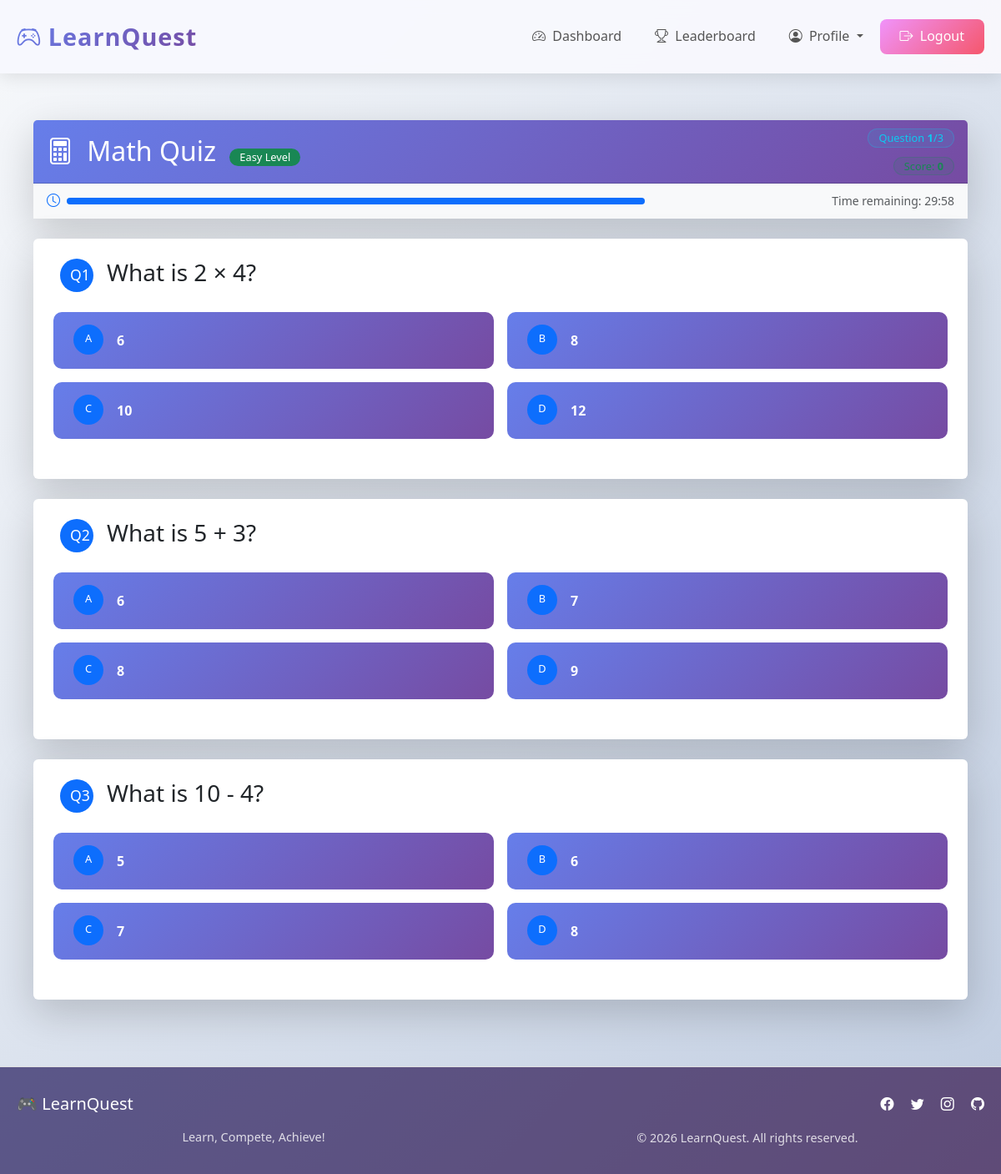
The app's page /quiz/Math/easy (signed in) with its own data.
### tables this page shows
CREATE TABLE questions (
        id INTEGER PRIMARY KEY AUTOINCREMENT,
        subject TEXT,
        difficulty TEXT,
        question TEXT,
        option_a TEXT,
        option_b TEXT,
        option_c TEXT,
        option_d TEXT,
        correct_answer TEXT,
        explanation TEXT
    );

### app.py (the view)
@app.route('/quiz/<subject>/<difficulty>')
def quiz(subject, difficulty):
    if 'user_id' not in session:
        return redirect(url_for('login'))
    is_daily = request.args.get('daily') == 'true'
    conn = get_db()
    questions = conn.execute('SELECT * FROM questions WHERE subject = ? AND difficulty = ? ORDER BY RANDOM() LIMIT 5',
                            (subject, difficulty)).fetchall()
    conn.close()
    return render_template('quiz.html', questions=questions, subject=subject, difficulty=difficulty, is_daily=is_daily)

### app.py (called while the page is built)
def get_db():
    conn = sqlite3.connect('quiz_platform.db')
    conn.row_factory = sqlite3.Row
    return conn

### templates/quiz.html (shortened to what this page needs)
{% extends "base.html" %}
{% block content %}
<div class="container py-4">
    <div class="row mb-4">
        <div class="col-12">
            <div class="card border-0 shadow-lg animate-fade-in-up">
                <div class="card-header bg-gradient-primary text-white">
                    <div class="row align-items-center">
                        <div class="col-md-8">
                            <h2 class="mb-0">
                                <i
                                    class="bi bi-{% if subject == 'Math' %}calculator{% elif subject == 'Science' %}flask{% elif subject == 'History' %}clock-history{% else %}question-circle{% endif %} me-2"></i>
                                {{ subject }} Quiz
                                <span
                                    class="badge bg-{{ 'success' if difficulty == 'easy' else 'warning' if difficulty == 'medium' else 'danger' }} ms-2">
                                    {{ difficulty|capitalize }} Level
                                </span>
                            </h2>
                        </div>
                        <div class="col-md-4 text-md-end">
                            <div class="d-flex flex-column align-items-md-end">
                                <div class="mb-2">
                                    <span
                                        class="badge bg-info bg-opacity-10 text-info border border-info border-opacity-25">
                                        Question <span id="current-question" class="fw-bold">1</span>/{{
                                        questions|length }}
                                    </span>
                                </div>
                                <div>
                                    <span
                                        class="badge bg-success bg-opacity-10 text-success border border-success border-opacity-25">
                                        Score: <span id="score" class="fw-bold">0</span>
                                    </span>
                                </div>
                            </div>
                        </div>
                    </div>
                </div>
                <div class="card-body py-2 bg-light">
                    <div class="row align-items-center">
                        <div class="col-md-8">
                            <div class="d-flex align-items-center">
                                <i class="bi bi-clock text-primary me-2"></i>
                                <div class="progress flex-grow-1" style="height: 8px;">
                                    <div class="progress-bar bg-primary" id="timer-bar" role="progressbar"
                                        style="width: 100%"></div>
                                </div>
                            </div>
                        </div>
                        <div class="col-md-4 text-md-end">
                            <span class="text-muted small">Time remaining: <span id="timer">30:00</span></span>
                        </div>
                    </div>
                </div>
            </div>
        </div>
    </div>
    <div id="quiz-area">
        {% for question in questions %}
        <div class="question-card" data-question="{{ loop.index }}" data-answer="{{ question.correct_answer }}">
            <div class="card border-0 shadow-lg mb-4 animate-fade-in-up">
                <div class="card-body p-4">
                    <div class="mb-4">
                        <div class="d-flex align-items-start mb-3">
                            <span class="badge bg-primary me-3"
                                style="width: 40px; height: 40px; line-height: 30px; font-size: 1.1rem;">
                                Q{{ loop.index }}
                            </span>
                            <h3 class="card-title mb-0 flex-grow-1">{{ question.question }}</h3>
                        </div>
                    </div>
                    <div class="row g-3 mb-4">
                        {% set options = [
                        ('a', question.option_a),
                        ('b', question.option_b),
                        ('c', question.option_c),
                        ('d', question.option_d)
                        ] %}
                        {% for opt, text in options %}
                        <div class="col-md-6">
                            <div class="option-card">
                                <button class="btn btn-outline-primary w-100 text-start p-3 h-100 option-btn"
                                    data-option="{{ opt }}">
                                    <div class="d-flex align-items-center">
                                        <span class="badge bg-primary me-3"
                                            style="width: 36px; height: 36px; line-height: 24px;">
                                            {{ opt|upper }}
                                        </span>
                                        <span class="flex-grow-1">{{ text }}</span>
                                    </div>
                                </button>
                            </div>
                        </div>
                        {% endfor %}
                    </div>
                </div>
            </div>
        </div>
        {% endfor %}
    </div>
</div>
{% endblock %}

### static/style.css (style rules this page uses)
* { margin: 0; padding: 0; box-sizing: border-box; }
body { font-family: 'Segoe UI', Tahoma, Geneva, Verdana, sans-serif; line-height: 1.6; color: #333; background: linear-gradient(135deg, #667eea 0%, #764ba2 100%); min-height: 100vh; }
.container { max-width: 1200px; margin: 0 auto; padding: 0 20px; }
.btn { display: inline-block; padding: 0.75rem 2rem; background: linear-gradient(135deg, #667eea 0%, #764ba2 100%); color: white; border: none; border-radius: 8px; font-size: 1rem; font-weight: 600; cursor: pointer; transition: all 0.3s ease; text-decoration: none; text-align: center; }
.badge { display: inline-block; padding: 0.25rem 0.75rem; border-radius: 20px; font-size: 0.8rem; font-weight: 600; margin-left: 0.5rem; }

### templates/base.html (style rules this page uses)
:root { --primary-gradient: linear-gradient(135deg, #667eea 0%, #764ba2 100%); --primary-color: #667eea; --secondary-color: #764ba2; --success-color: #43e97b; --danger-color: #fa709a; --warning-color: #ffd24d; --info-color: #3b4a575f; --dark-color: #4a4c4f82; --light-color: #f8f9fa; }
.animate-fade-in-up { animation: fadeInUp 0.5s ease-out; }

### templates/quiz.html (style rules this page uses)
.bg-gradient-primary { background: linear-gradient(135deg, #667eea 0%, #764ba2 100%) !important; }
.animate-fade-in-up { animation: fadeInUp 0.5s ease-out; }
.option-card .btn { transition: all 0.3s ease; border-radius: 10px; border-width: 2px; }
.progress-bar { transition: width 1s linear; }
.badge { font-weight: 500; }

### records on screen
questions: question "What is 2 × 4?", options "A" "B", options "6" "8", opt "C", option_c "10", opt "D", option_d "12"
questions: question "What is 5 + 3?", options "A" "B" "C" "D", options "6" "7" "8" "9"
questions: question "What is 10 - 4?", options "A" "B" "C" "D", options "5" "6" "7" "8"

### other values on screen
{{ subject }} "Math"
{{ difficulty|capitalize }} "Easy"
{{ questions|length }} "3"
